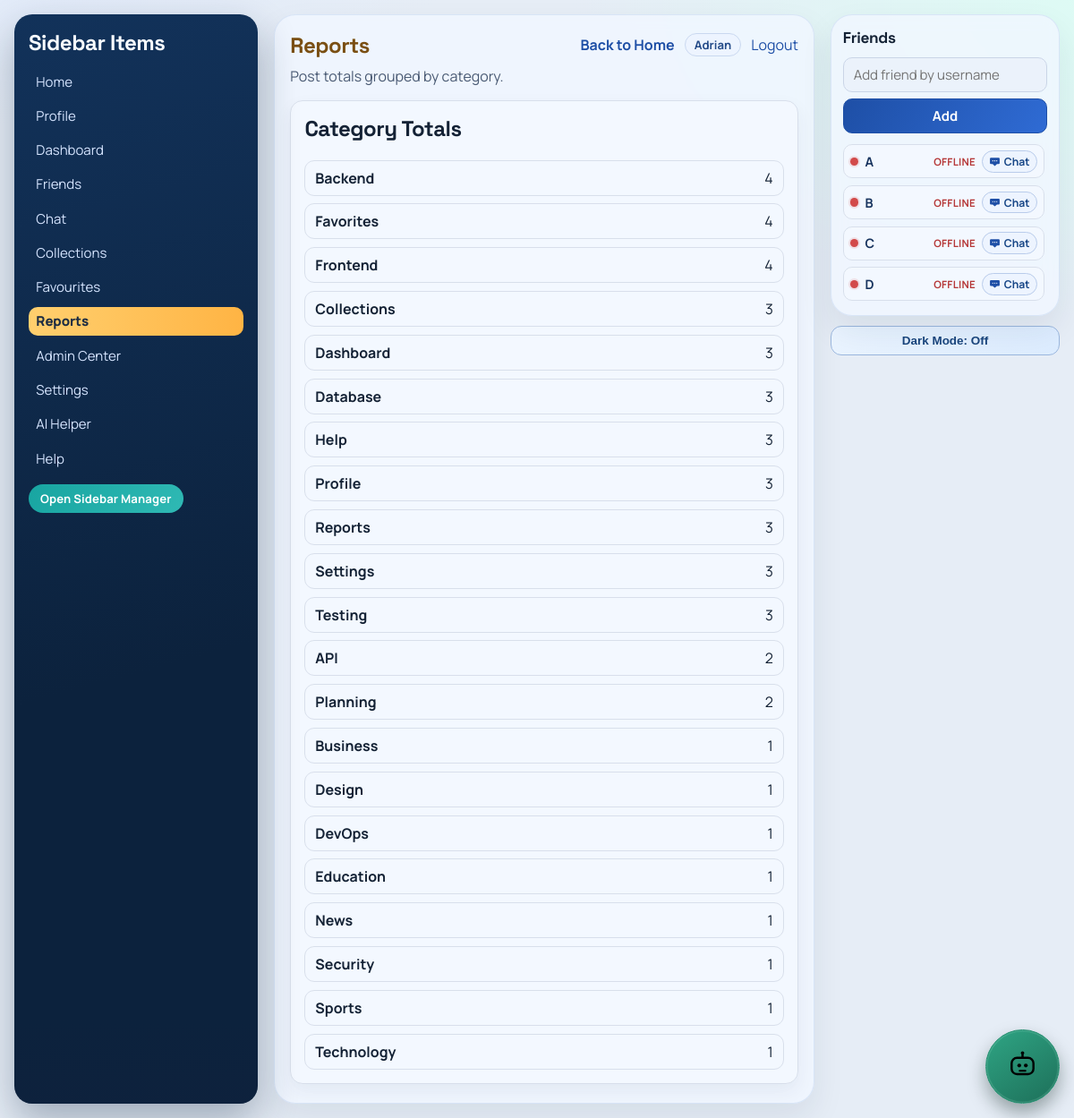
The app's page /reports/ (signed in) with its own data.
### myapp/models.py (models this page shows, shortened)
class SidebarItem(models.Model):
    name = models.CharField(max_length=50)

class Card(models.Model):
    title = models.CharField(max_length=100)
    description = models.TextField()
    category = models.CharField(max_length=50)
    tags = models.ManyToManyField(Tag)
    owner = models.ForeignKey(User, on_delete=models.SET_NULL, null=True, blank=True, related_name='cards')
    created_at = models.DateTimeField(default=timezone.now)
    updated_at = models.DateTimeField(auto_now=True)

### myapp/views.py (the view)
# urls.py: path('reports/', views.reports_page, name='reports_page'),
@login_required
def reports_page(request):
    category_totals = Card.objects.values('category').annotate(total=Count('id')).order_by('-total', 'category')
    context = {
        'sidebar_items': _sidebar_items_for_user(request.user),
        'page_title': 'Reports',
        'page_description': 'Post totals grouped by category.',
        'report_rows': category_totals,
        'current_section': 'reports',
    }
    return render(request, 'myapp/reports.html', context)

### myapp/context_processors.py (called while the page is built)
def tab_session_seed(request):
    if not getattr(request, 'user', None) or not request.user.is_authenticated:
        return {'session_seed': False}
    return {'session_seed': bool(request.session.pop('tab_session_seed', False))}

def ui_theme_mode(request):
    theme_mode = request.COOKIES.get('ui_theme_mode') or request.session.get('settings_theme_mode') or 'light'
    if theme_mode not in {'light', 'dark'}:
        theme_mode = 'light'
    return {'ui_theme_mode': theme_mode}

### myapp/templatetags/url_helpers.py (called while the page is built)
@register.simple_tag
def sidebar_item_url(item):
    name = str(getattr(item, 'name', item)).strip().lower()
    mapping = {
        'home': 'index',
        'help': 'help_page',
        'admin center': 'admin_center_page',
        'dashboard': 'dashboard_page',
        'profile': 'profile_page',
        'friends': 'friends_page',
        'chat': 'chat_hub_page',
        'ai helper': 'ai_helper_page',
        'settings': 'settings_page',
        'reports': 'reports_page',
        'collections': 'collections_page',
        'favourites': 'favorites_page',
        'favorites': 'favorites_page',
    }
    route_name = mapping.get(name)
    if route_name:
        return reverse(route_name)
    item_id = getattr(item, 'id', None)
    if item_id:
        return reverse('sidebar_item_detail', args=[item_id])
    return reverse('index')

### myapp/views.py (called while the page is built)
def _is_admin(user):
    return user.is_staff or user.is_superuser

def _sidebar_items_for_user(user):
    SidebarItem.objects.filter(name__iexact='Favorites').update(name='Favourites')
    for name in DEFAULT_SIDEBAR_ITEMS:
        SidebarItem.objects.get_or_create(name=name)
    items = list(SidebarItem.objects.all())
    if not _is_admin(user):
        items = [item for item in items if item.name.strip().lower() != 'admin center']
    items.sort(key=lambda item: (SIDEBAR_ORDER.get(item.name.strip().lower(), 500), item.name.lower()))
    return items

### myapp/templates/myapp/reports.html
{% extends 'myapp/base_sidebar_page.html' %}
{% block body_class %}page-reports{% endblock %}
{% block page_content %}
<section class="tool-card">
    <h2>Category Totals</h2>
    <div class="info-grid">
        {% for row in report_rows %}
            <div class="info-row">
                <strong>{{ row.category|default:'Uncategorized' }}</strong>
                <span>{{ row.total }}</span>
            </div>
        {% empty %}
            <p>No report data available.</p>
        {% endfor %}
    </div>
</section>
{% endblock %}

### myapp/templates/myapp/base_sidebar_page.html (shortened to what this page needs)
{% load static %}
{% load url_helpers %}
<!DOCTYPE html>
<html lang="en">
<head>
    <link rel="stylesheet" href="{% static 'myapp/style.css' %}">
</head>
<body
    class="app-body theme-{{ ui_theme_mode|default:'light' }} {% block body_class %}page-generic{% endblock %}"
    data-is-admin="{% if request.user.is_staff %}1{% else %}0{% endif %}"
    data-current-user="{{ request.user.username }}"
    data-authenticated="1"
    data-session-seed="{% if session_seed %}1{% else %}0{% endif %}"
    data-force-logout-url="{% url 'logout_page' %}"
    data-theme-set-url="{% url 'set_theme_mode' %}"
>
    <div class="container">
        <aside class="sidebar" id="sidebar">
            <h2>Sidebar Items</h2>
            <ul>
                {% for item in sidebar_items %}
                    {% sidebar_item_url item as item_url %}
                    <li>
                        <a
                            class="sidebar-item-link {% if item.name|lower == current_section %}active{% endif %}"
                            href="{{ item_url }}"
                        >
                            {{ item.name }}
                        </a>
                    </li>
                {% empty %}
                    <li>No items yet.</li>
                {% endfor %}
            </ul>
            {% if request.user.is_staff %}
                <a class="sidebar-nav-btn" href="{% url 'sidebar_items_page' %}">Open Sidebar Manager</a>
            {% endif %}
        </aside>
        <main class="main surface-panel">
            <header class="page-header">
                <h1>{{ page_title }}</h1>
                <div class="header-links">
                    <a class="inline-link" href="{% url 'index' %}">Back to Home</a>
                    <span class="user-chip">{{ request.user.username }}</span>
                    <form method="post" action="{% url 'logout_page' %}" class="inline-form">
                        <button type="submit" class="link-button">Logout</button>
                    </form>
                </div>
            </header>
            <p class="page-subtitle">{{ page_description }}</p>
            {% block page_content %}{% endblock %}
        </main>
        <div class="right-rail">
            <aside class="friends-sidebar surface-panel" aria-label="Friends">
                <h2>Friends</h2>
                <form method="post" action="{% url 'add_friend' %}" class="stack-form friends-add-form">
                    <input type="text" name="username" placeholder="Add friend by username" required>
                    <button type="submit">Add</button>
                </form>
                <div class="friends-list">
                    {% for friend in friends_panel_items %}
                        <div class="friend-row">
                            <span class="friend-state {% if friend.is_online %}online{% else %}offline{% endif %}"></span>
                            <span class="friend-name">{{ friend.username }}</span>
                            <span class="friend-presence-text {% if friend.is_online %}online{% else %}offline{% endif %}">
                                {% if friend.is_online %}Online{% else %}Offline{% endif %}
                            </span>
                            <a class="friend-chat-btn" href="{% url 'chat_page' friend.id %}">
                                <img src="{% static 'myapp/chat-icon.svg' %}" alt="" aria-hidden="true">
                                <span>Chat</span>
                            </a>
                        </div>
                    {% empty %}
                        <p class="friend-empty">No friends added yet.</p>
                    {% endfor %}
                </div>
            </aside>
            <div class="theme-rail-tool">
                <button type="button" class="theme-quick-btn" data-theme-quick-toggle>Dark Mode: Off</button>
            </div>
        </div>
    </div>
    <div class="ai-floating-tool">
        <button
            type="button"
            class="ai-quick-btn"
            id="aiHelperLauncher"
            aria-label="Open AI Helper"
            aria-controls="aiHelperWidget"
            aria-expanded="false"
        >
            <img src="{% static 'myapp/ai-icon.svg' %}" alt="" aria-hidden="true">
        </button>
    </div>
</body>
</html>

### records on screen
SidebarItem: name "Home"
SidebarItem: name "Profile"
SidebarItem: name "Dashboard"
SidebarItem: name "Friends"
SidebarItem: name "Chat"
SidebarItem: name "Collections"
SidebarItem: name "Favourites"
SidebarItem: name "Reports"
SidebarItem: name "Admin Center"
SidebarItem: name "Settings"
SidebarItem: name "AI Helper"
SidebarItem: name "Help"
Card: category "Frontend", total "4"
Card: category "Dashboard", total "3"
Card: category "Profile", total "3"
Card: category "Testing", total "3"
Card: category "Technology", total "1"

### other values on screen
{{ page_title }} "Reports"
{{ request.user.username }} "Adrian"
{{ page_description }} "Post totals grouped by category."
{{ row.category|default:'Uncategorized' }} "Backend" "Favorites" "Collections" "Database" "Help" "Reports" "Settings" "API" "Planning" "Business" "Design" "DevOps" "Education" "News" "Security" "Sports"
{{ row.total }} "4" "4" "3" "3" "3" "3" "3" "2" "2" "1" "1" "1" "1" "1" "1" "1"
{{ friend.username }} "A" "B" "C" "D"
